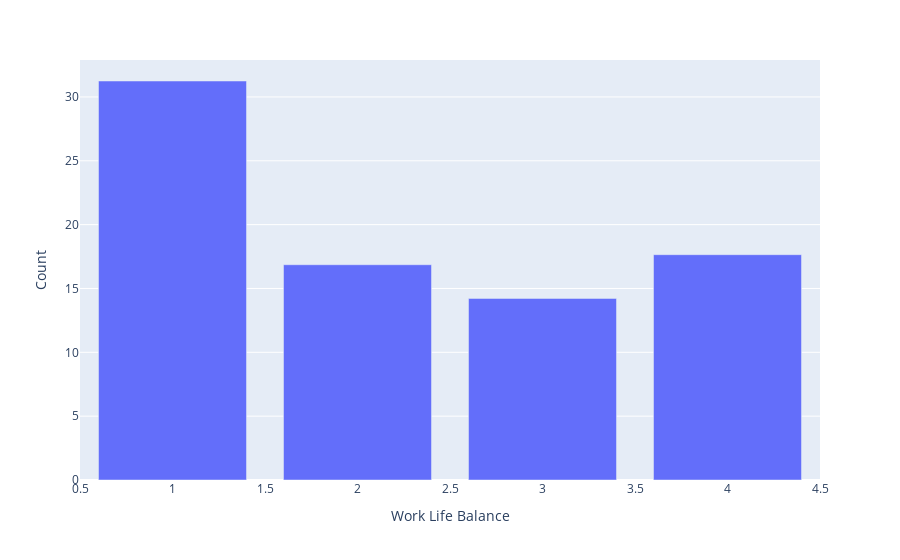

Notebook code for this chart:
### Code cell
df1 = df[df['Attrition'] == 1] 
abc = (df1.groupby('WorkLifeBalance').agg('count')['Attrition']/df.groupby('WorkLifeBalance').agg('count')['Attrition']) * 100
fig = px.bar(x = abc.index, y = abc.values, labels={'x': 'Work Life Balance', 'y' : 'Count'})
fig.show()

### Figure 1 — Plotly figure (JSON) as saved in the notebook; plotly's stock layout.template omitted (floating-point values rounded to 4 significant figures)
{"data": [{"alignmentgroup": "True", "hoverlabel": {"namelength": 0}, "hovertemplate": "Work Life Balance=%{x}<br>Count=%{y}", "legendgroup": "", "marker": {"color": "#636efa"}, "name": "", "offsetgroup": "", "orientation": "v", "showlegend": false, "textposition": "auto", "type": "bar", "x": [1, 2, 3, 4], "xaxis": "x", "y": [31.25, 16.86, 14.22, 17.65], "yaxis": "y"}], "layout": {"barmode": "relative", "legend": {"tracegroupgap": 0}, "margin": {"t": 60}, "xaxis": {"anchor": "y", "domain": [0, 1], "title": {"text": "Work Life Balance"}}, "yaxis": {"anchor": "x", "domain": [0, 1], "title": {"text": "Count"}}}}
